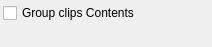
<?xml version="1.0" encoding="UTF-8"?>
<ui version="4.0">
 <class>PropertiesPalette_GroupBase</class>
 <widget class="QWidget" name="PropertiesPalette_GroupBase">
  <property name="geometry">
   <rect>
    <x>0</x>
    <y>0</y>
    <width>212</width>
    <height>47</height>
   </rect>
  </property>
  <property name="windowTitle">
   <string notr="true">Form</string>
  </property>
  <layout class="QVBoxLayout" name="verticalLayout_3">
   <property name="spacing">
    <number>3</number>
   </property>
   <property name="leftMargin">
    <number>3</number>
   </property>
   <property name="topMargin">
    <number>3</number>
   </property>
   <property name="rightMargin">
    <number>3</number>
   </property>
   <property name="bottomMargin">
    <number>3</number>
   </property>
   <item>
    <widget class="QCheckBox" name="clipGroups">
     <property name="toolTip">
      <string>When the group's bounding frame has been edited, clip the contents of the page items to the edited bounding frame</string>
     </property>
     <property name="text">
      <string>Group clips Contents</string>
     </property>
    </widget>
   </item>
   <item>
    <spacer name="verticalSpacer">
     <property name="orientation">
      <enum>Qt::Vertical</enum>
     </property>
     <property name="sizeHint" stdset="0">
      <size>
       <width>20</width>
       <height>40</height>
      </size>
     </property>
    </spacer>
   </item>
  </layout>
 </widget>
 <resources/>
 <connections/>
 <buttongroups>
  <buttongroup name="textFlowBtnGroup"/>
 </buttongroups>
</ui>
